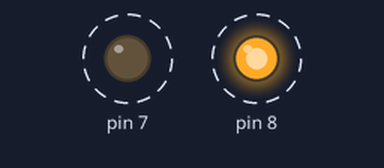
This sketch was run on a simulated Arduino Uno, built with avr-gcc and run on an emulated ATmega328P. Shown: output pins drawn as LEDs (lit = HIGH). Dashed ring = blinking.

Above: at 0.5 s.
Timing chart, 0 to 4.6 s (numbered marks = the images above):
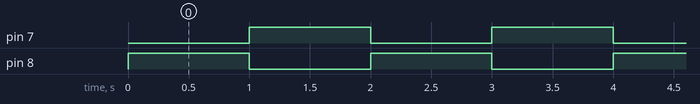

The sketch:

DC-motor-relay.ino
```cpp
void setup() {
pinMode(8, OUTPUT);
pinMode(7, OUTPUT);

}

void loop() {

 digitalWrite(8, HIGH); // clockwise
  delay (1000);         // wait for 1 sec
digitalWrite(8, LOW);

digitalWrite(7, HIGH);  // counter clockwise
 delay (1000);
digitalWrite(7, LOW);

}
```

Measured:
- by itself, pin 7, pin 8: alternates HIGH for 1.0 s and LOW for 1.0 s
- by itself, everything shown: repeats every 2.0 s, in 3 steps
